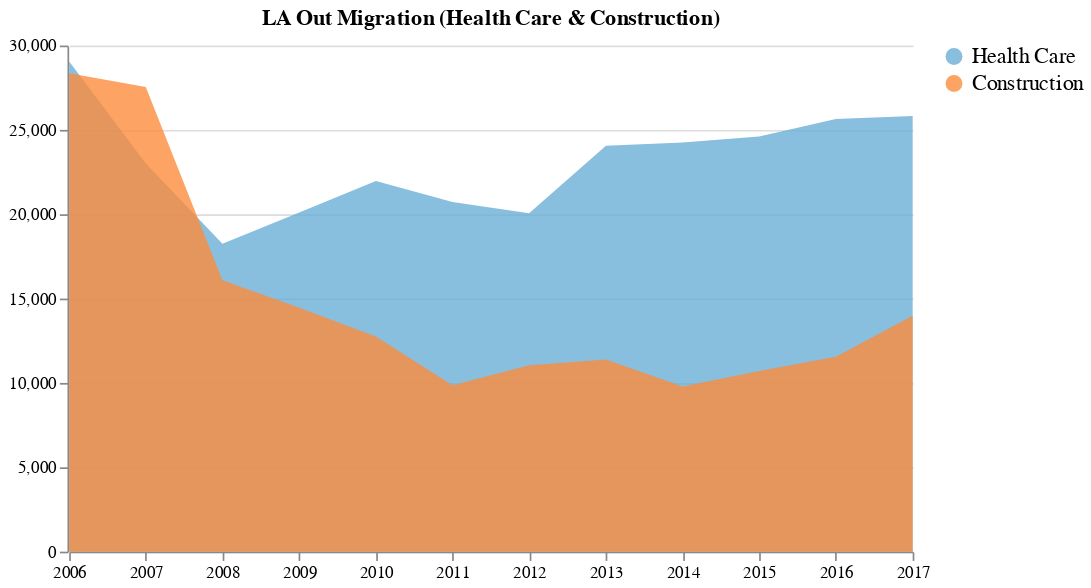

The code cell stored with this chart in its notebook:
### Code cell
base.mark_area(opacity=0.8).configure_legend(titleFontSize=13, labelFontSize=13)

### Figure 1 — Vega-Lite specification as saved in the notebook (floating-point values rounded to 4 significant figures)
{"$schema": "https://vega.github.io/schema/vega-lite/v2.6.0.json", "config": {"legend": {"labelFontSize": 13, "titleFontSize": 13}, "view": {"height": 300, "strokeWidth": 0, "width": 400}}, "data": {"name": "data-de121e5789fcadecbdcbbe6aab36c2b3"}, "datasets": {"data-de121e5789fcadecbdcbbe6aab36c2b3": [{"Count": 29059, "Industry": "Health Care", "Year": "2006-01-01T00:00:00"}, {"Count": 28360, "Industry": "Construction", "Year": "2006-01-01T00:00:00"}, {"Count": 23002, "Industry": "Health Care", "Year": "2007-01-01T00:00:00"}, {"Count": 27538, "Industry": "Construction", "Year": "2007-01-01T00:00:00"}, {"Count": 18253, "Industry": "Health Care", "Year": "2008-01-01T00:00:00"}, {"Count": 16088, "Industry": "Construction", "Year": "2008-01-01T00:00:00"}, {"Count": 20101, "Industry": "Health Care", "Year": "2009-01-01T00:00:00"}, {"Count": 14451, "Industry": "Construction", "Year": "2009-01-01T00:00:00"}, {"Count": 21976, "Industry": "Health Care", "Year": "2010-01-01T00:00:00"}, {"Count": 12747, "Industry": "Construction", "Year": "2010-01-01T00:00:00"}, {"Count": 20723, "Industry": "Health Care", "Year": "2011-01-01T00:00:00"}, {"Count": 9865, "Industry": "Construction", "Year": "2011-01-01T00:00:00"}, {"Count": 20058, "Industry": "Health Care", "Year": "2012-01-01T00:00:00"}, {"Count": 11052, "Industry": "Construction", "Year": "2012-01-01T00:00:00"}, {"Count": 24066, "Industry": "Health Care", "Year": "2013-01-01T00:00:00"}, {"Count": 11386, "Industry": "Construction", "Year": "2013-01-01T00:00:00"}, {"Count": 24254, "Industry": "Health Care", "Year": "2014-01-01T00:00:00"}, {"Count": 9792, "Industry": "Construction", "Year": "2014-01-01T00:00:00"}, {"Count": 24608, "Industry": "Health Care", "Year": "2015-01-01T00:00:00"}, {"Count": 10710, "Industry": "Construction", "Year": "2015-01-01T00:00:00"}, {"Count": 25644, "Industry": "Health Care", "Year": "2016-01-01T00:00:00"}, {"Count": 11548, "Industry": "Construction", "Year": "2016-01-01T00:00:00"}, {"Count": 25826, "Industry": "Health Care", "Year": "2017-01-01T00:00:00"}, {"Count": 13980, "Industry": "Construction", "Year": "2017-01-01T00:00:00"}]}, "encoding": {"color": {"field": "Industry", "scale": {"domain": ["Health Care", "Construction"], "range": ["#6baed6", "#fd8d3d"]}, "title": null, "type": "nominal"}, "x": {"axis": {"grid": false, "labelFlush": false}, "field": "Year", "title": null, "type": "temporal"}, "y": {"axis": {"offset": 1}, "field": "Count", "stack": null, "title": null, "type": "quantitative"}}, "mark": {"opacity": 0.8, "type": "area"}, "title": "LA Out Migration (Health Care & Construction)                ", "width": 500}
